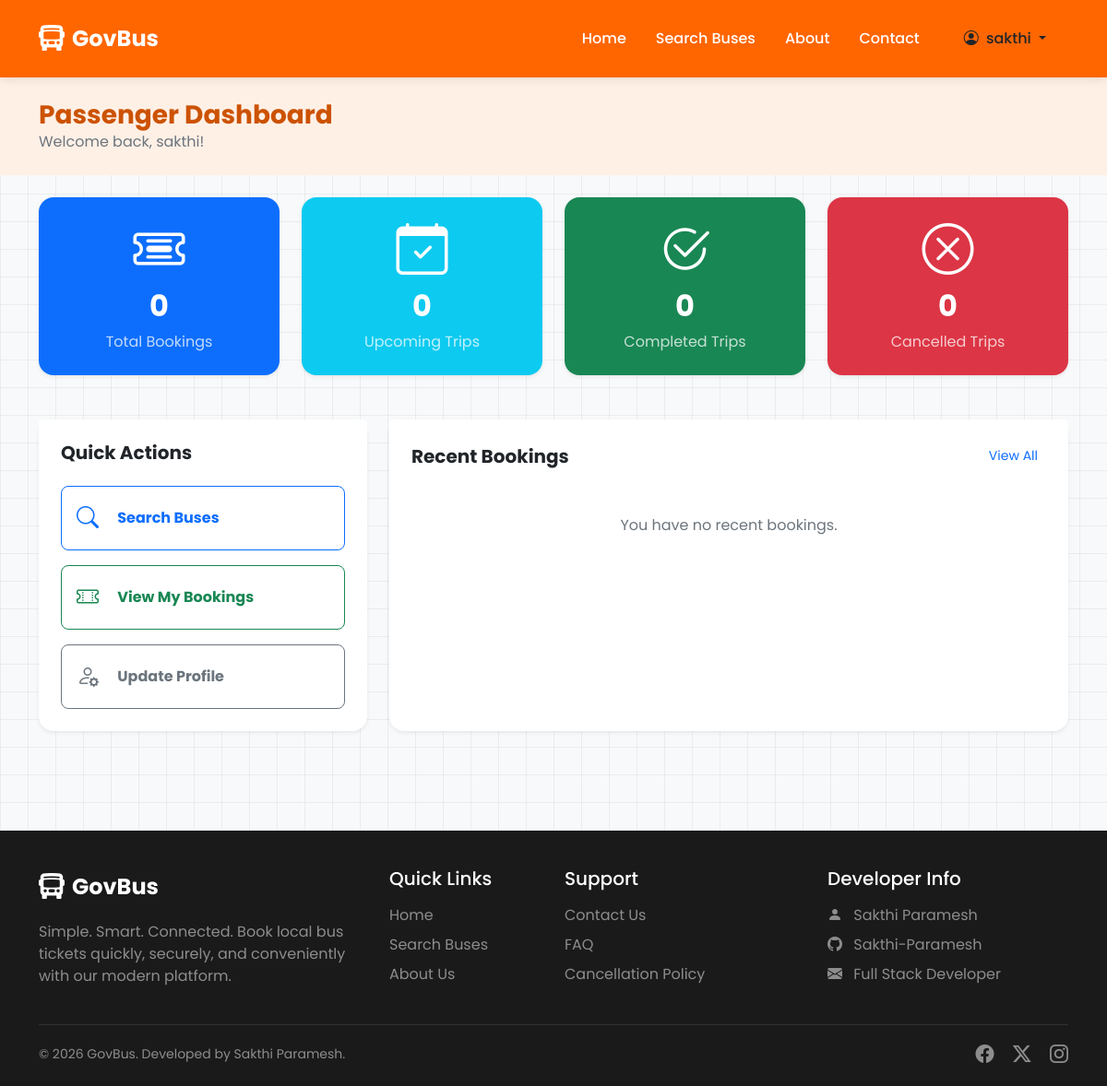
The page /accounts/dashboard/ (signed in) on the database as committed earlier.
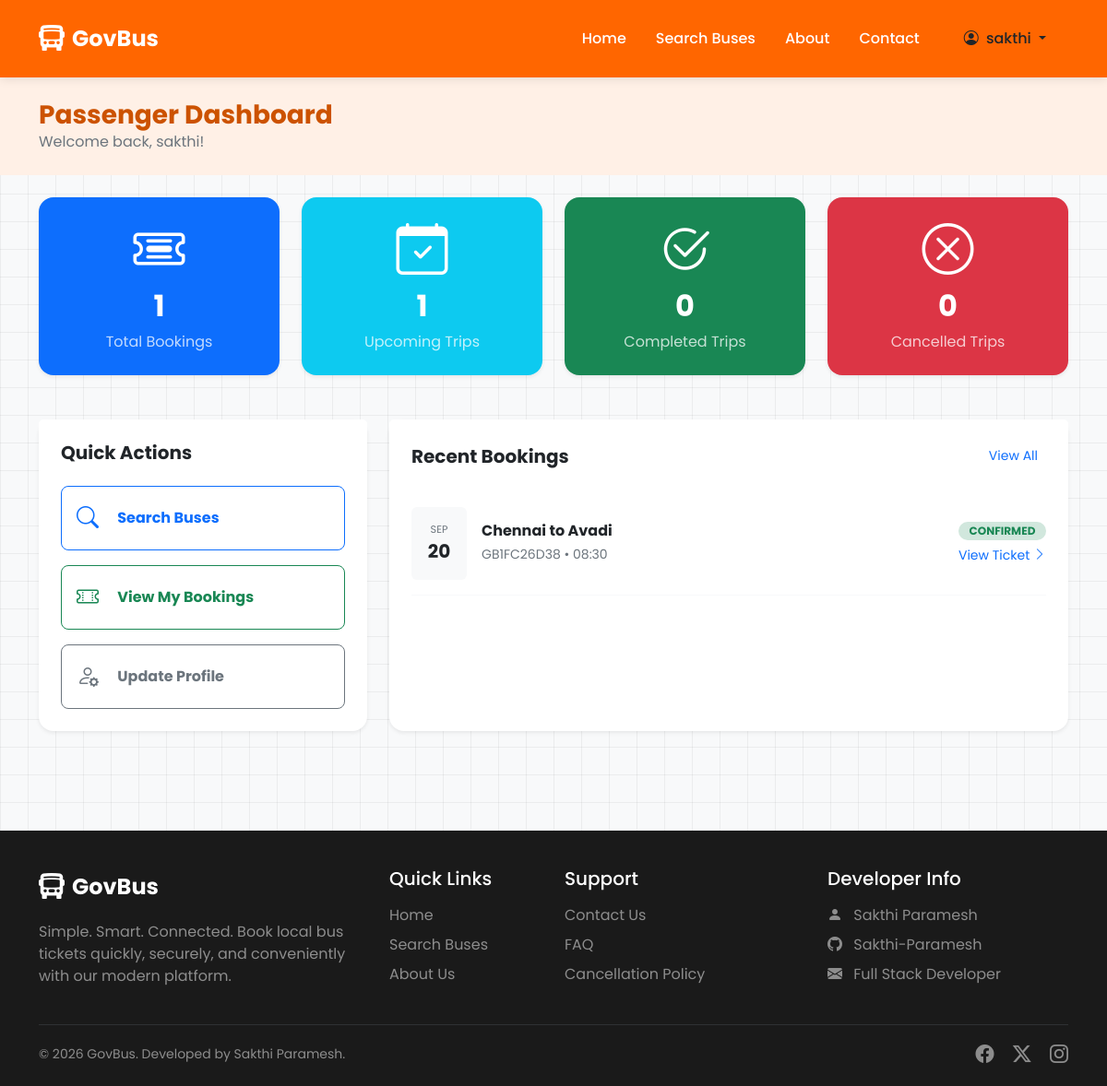
The same page on the database as committed later.
### bookings/models.py (models this page shows, shortened)
class Booking(models.Model):
    STATUS_CHOICES = (
        ('CONFIRMED', 'Confirmed'),
        ('CANCELLED', 'Cancelled'),
        ('COMPLETED', 'Completed'),
    )
    booking_id = models.CharField(max_length=20, unique=True, blank=True)
    user = models.ForeignKey(User, on_delete=models.CASCADE, related_name='bookings')
    schedule = models.ForeignKey(Schedule, on_delete=models.CASCADE, related_name='bookings')
    seat_number = models.PositiveIntegerField()
    passenger_name = models.CharField(max_length=100)
    passenger_phone = models.CharField(max_length=15)
    booking_date = models.DateTimeField(auto_now_add=True)
    travel_date = models.DateField()
    amount = models.DecimalField(max_digits=8, decimal_places=2)
    status = models.CharField(max_length=20, choices=STATUS_CHOICES, default='CONFIRMED')
    created_at = models.DateTimeField(auto_now_add=True)
    class Meta:
        ordering = ['-booking_date']
        unique_together = ('schedule', 'seat_number', 'status')

### buses/models.py (models this page shows, shortened)
class Schedule(models.Model):
    bus = models.ForeignKey(Bus, on_delete=models.CASCADE, related_name='schedules')
    route = models.ForeignKey(Route, on_delete=models.CASCADE, related_name='schedules')
    travel_date = models.DateField()
    departure_time = models.TimeField()
    arrival_time = models.TimeField()
    available_seats = models.PositiveIntegerField()
    fare = models.DecimalField(max_digits=6, decimal_places=2)
    is_active = models.BooleanField(default=True)
    class Meta:
        ordering = ['travel_date', 'departure_time']
        unique_together = ('bus', 'travel_date', 'departure_time')

class Route(models.Model):
    route_name = models.CharField(max_length=100, unique=True)
    source = models.CharField(max_length=100)
    destination = models.CharField(max_length=100)
    distance = models.DecimalField(max_digits=6, decimal_places=2, help_text="Distance in km")
    estimated_duration = models.DurationField(help_text="Format: HH:MM:SS")
    base_fare = models.DecimalField(max_digits=6, decimal_places=2)
    is_active = models.BooleanField(default=True)

### accounts/views.py (the view)
# urls.py: path('dashboard/', views.dashboard, name='dashboard'),
@login_required
def dashboard(request):
    bookings = request.user.bookings.all()
    context = {
        'total_bookings': bookings.count(),
        'completed_trips': bookings.filter(status='COMPLETED').count(),
        'cancelled_trips': bookings.filter(status='CANCELLED').count(),
        'upcoming_trips': bookings.filter(status='CONFIRMED').count(),
        'recent_bookings': bookings[:5]
    }
    return render(request, 'accounts/dashboard.html', context)

### accounts/templates/accounts/dashboard.html (shortened to what the changed rows need)
{% extends 'base.html' %}
{% block content %}
<div class="container mb-5">
    <div class="row g-4 mb-5">
        <div class="col-md-3">
            <div class="card border-0 shadow-sm rounded-4 h-100 bg-primary text-white text-center p-4">
                <i class="bi bi-ticket-detailed display-4 mb-2"></i>
                <h2 class="fw-bold">{{ total_bookings }}</h2>
                <span class="opacity-75">Total Bookings</span>
            </div>
        </div>
        <div class="col-md-3">
            <div class="card border-0 shadow-sm rounded-4 h-100 bg-info text-white text-center p-4">
                <i class="bi bi-calendar-check display-4 mb-2"></i>
                <h2 class="fw-bold">{{ upcoming_trips }}</h2>
                <span class="opacity-75">Upcoming Trips</span>
            </div>
        </div>
        <div class="col-md-3">
            <div class="card border-0 shadow-sm rounded-4 h-100 bg-success text-white text-center p-4">
                <h2 class="fw-bold">{{ completed_trips }}</h2>
            </div>
        </div>
        <div class="col-md-3">
            <div class="card border-0 shadow-sm rounded-4 h-100 bg-danger text-white text-center p-4">
                <h2 class="fw-bold">{{ cancelled_trips }}</h2>
            </div>
        </div>
    </div>
    <div class="row g-4">
        <div class="col-lg-8">
            <div class="card border-0 shadow-sm rounded-4 h-100">
                <div class="card-body p-4">
                    {% if not recent_bookings %}
                        <div class="text-center text-muted py-4">
                            <p>You have no recent bookings.</p>
                        </div>
                    {% else %}
                        <div class="list-group list-group-flush border-0">
                            {% for booking in recent_bookings %}
                                <div class="list-group-item px-0 py-3 border-bottom border-light">
                                    <div class="d-flex justify-content-between align-items-center">
                                        <div class="d-flex align-items-center">
                                            <div class="bg-light rounded p-3 me-3 text-center" style="width: 60px;">
                                                <small class="d-block text-muted text-uppercase" style="font-size: 0.7rem;">{{ booking.travel_date|date:"M" }}</small>
                                                <strong class="d-block fs-5">{{ booking.travel_date|date:"d" }}</strong>
                                            </div>
                                            <div>
                                                <h6 class="fw-bold mb-1">{{ booking.schedule.route.source }} to {{ booking.schedule.route.destination }}</h6>
                                                <small class="text-muted">{{ booking.booking_id }} &bull; {{ booking.schedule.departure_time|time:"H:i" }}</small>
                                            </div>
                                        </div>
                                        <div class="text-end">
                                            {% if booking.status == 'CONFIRMED' %}
                                                <span class="badge bg-success-subtle text-success rounded-pill px-2 py-1 mb-1 d-block">CONFIRMED</span>
                                            {% elif booking.status == 'CANCELLED' %}
                                                <span class="badge bg-danger-subtle text-danger rounded-pill px-2 py-1 mb-1 d-block">CANCELLED</span>
                                            {% else %}
                                                <span class="badge bg-secondary-subtle text-secondary rounded-pill px-2 py-1 mb-1 d-block">{{ booking.status }}</span>
                                            {% endif %}
                                            {% if booking.status != 'CANCELLED' %}
                                                <a href="{% url 'ticket_view' booking.ticket.id %}" class="small text-decoration-none">View Ticket <i class="bi bi-chevron-right"></i></a>
                                            {% endif %}
                                        </div>
                                    </div>
                                </div>
                            {% endfor %}
                        </div>
                    {% endif %}
                </div>
            </div>
        </div>
    </div>
</div>
{% endblock %}

Rows that differ between the two databases and show on the page:
added Booking: travel_date "SEP", travel_date "20", schedule.route.source "Chennai", schedule.route.destination "Avadi", booking_id "GB1FC26D38", schedule.departure_time "08:30", status "CONFIRMED"
Other text that changed with them:
{{ total_bookings }}: "0" → "1"
{{ upcoming_trips }}: "0" → "1"
text no longer shown: "You have no recent bookings."
